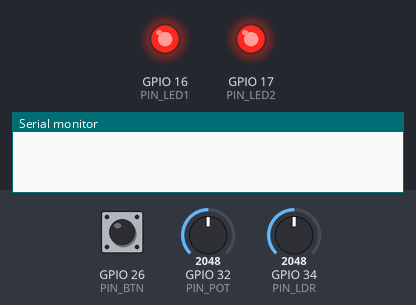
This sketch was run on a simulated ESP32. Parts: output pins drawn as LEDs (lit = HIGH), the last lines printed to the serial monitor. Dashed ring = blinking. Inputs (shaded band) come from the test bench; at power-on: GPIO 32 (PIN_POT) = 2048, GPIO 26 (PIN_BTN) HIGH, GPIO 34 (PIN_LDR) = 2048.

Above: at 1.2 s.
1.3 s: GPIO 32 (PIN_POT) set to 491
At 2.14 s:
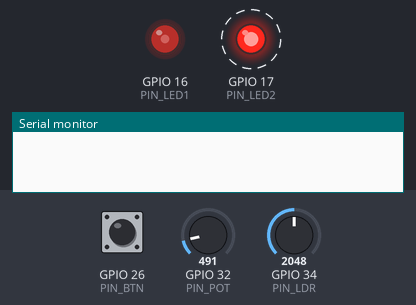
4.3 s: GPIO 26 (PIN_BTN) pulled LOW for 0.15 s
At 6.9 s:
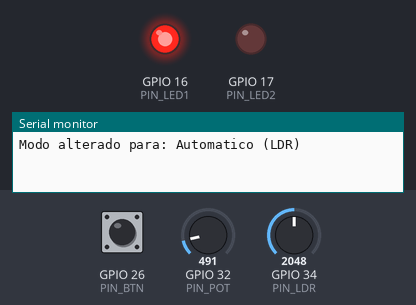
7.4 s: GPIO 26 (PIN_BTN) pulled LOW for 1 s
At 7.55 s:
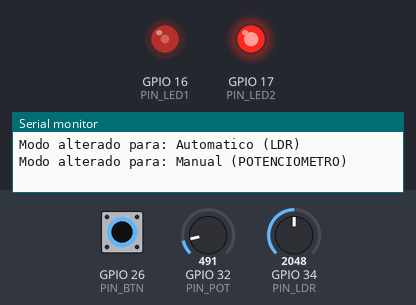
10.4 s: GPIO 32 (PIN_POT) set to 0
At 10.73 s:
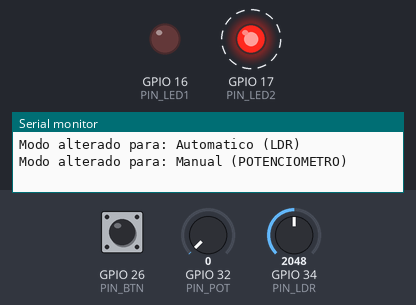
13.4 s: GPIO 32 (PIN_POT) set to 1280
At 16.0 s:
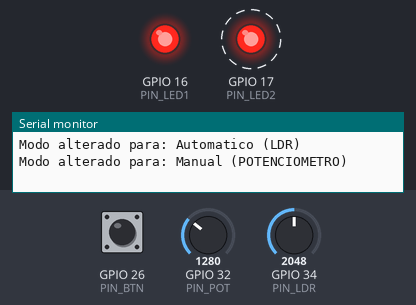
Timing chart, 0 to 17.4 s (numbered marks = the images above; inputs shaded):
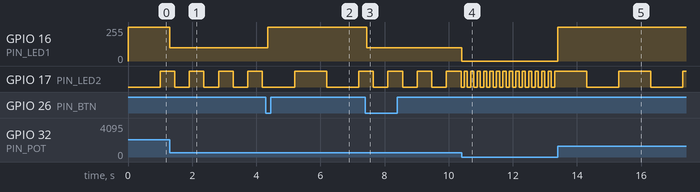

The sketch:

sketch.ino
```cpp
// Definição Pinos
const int PIN_POT = 32; //Entrada analogica do potenciometro
const int PIN_LDR = 34; //Entrada analogica do LDR
const int PIN_BTN = 26; //Entrada Botão
const int PIN_LED1 = 16; //Saída PWN / Intensidade LED1
const int PIN_LED2 = 17; // Saída Digital / Piscar LED2

bool modoAutomatico = false;
int ultimoEstadoBtn = HIGH;
unsigned long ultimoTempBounce = 0;
const unsigned long DELAY_DeBOUNCE = 50;

unsigned long ultimoTempPisca = 0;
bool estadoLED2 = LOW;

void setup() {
  // put your setup code here, to run once:
  Serial.begin(115200);

  pinMode(PIN_BTN, INPUT_PULLUP);
  pinMode(PIN_LED1, OUTPUT);
  pinMode(PIN_LED2, OUTPUT);


  pinMode(PIN_POT, INPUT);
  pinMode(PIN_LDR, INPUT);
}

void loop() {
  // put your main code here, to run repeatedly:
  // LEITURA DO BOTÃO
  int leituraBTN = digitalRead(PIN_BTN);
  if( leituraBTN != ultimoEstadoBtn){
    ultimoTempBounce = millis();
  }

  if((millis() - ultimoTempBounce) > DELAY_DeBOUNCE){
    static int estadoEstavelBTN = HIGH;
    if(leituraBTN != estadoEstavelBTN){
      estadoEstavelBTN = leituraBTN;
      if(estadoEstavelBTN == LOW){
        modoAutomatico = !modoAutomatico;
        Serial.print("Modo alterado para: ");
        Serial.println(modoAutomatico ? "Automatico (LDR)" : "Manual (POTENCIOMETRO)");
      }
    }
  }
  ultimoEstadoBtn = leituraBTN;

  int valorADC = 0;
  if(modoAutomatico) {
    valorADC = analogRead(PIN_LDR);
  } else {
    valorADC = analogRead(PIN_POT);
  }


  int limiteMaxADC = 1240;
  valorADC = constrain(valorADC, 0, limiteMaxADC);

  int pwmLED1 = map(valorADC, 0, limiteMaxADC, 0, 255);

  int tempoPiscaLED2 = map(valorADC, 0, limiteMaxADC, 100, 1000);

  analogWrite(PIN_LED1, pwmLED1);

  unsigned long tempoAtual = millis();
  if(tempoAtual - ultimoTempPisca >= tempoPiscaLED2){
    ultimoTempPisca = tempoAtual;
    estadoLED2 = !estadoLED2;
    digitalWrite(PIN_LED2, estadoLED2);
  }

}
```

Measured:
- after the input at 1.3 s, GPIO 16 (PIN_LED1): 255/255 → 100/255 at once
- after the input at 4.3 s, GPIO 16 (PIN_LED1): 100/255 → 255/255 after 0.05 s
- after the input at 7.4 s, GPIO 16 (PIN_LED1): 255/255 → 100/255 after 0.05 s
- after the input at 10.4 s, GPIO 16 (PIN_LED1): 100/255 → 0/255 at once; GPIO 17 (PIN_LED2): alternates HIGH for 0.10 s and LOW for 0.10 s, starting after 0.09 s
- after the input at 13.4 s, GPIO 16 (PIN_LED1): 0/255 → 255/255 at once; GPIO 17 (PIN_LED2): alternates HIGH for 1.0 s and LOW for 1.0 s, starting after 0.90 s
